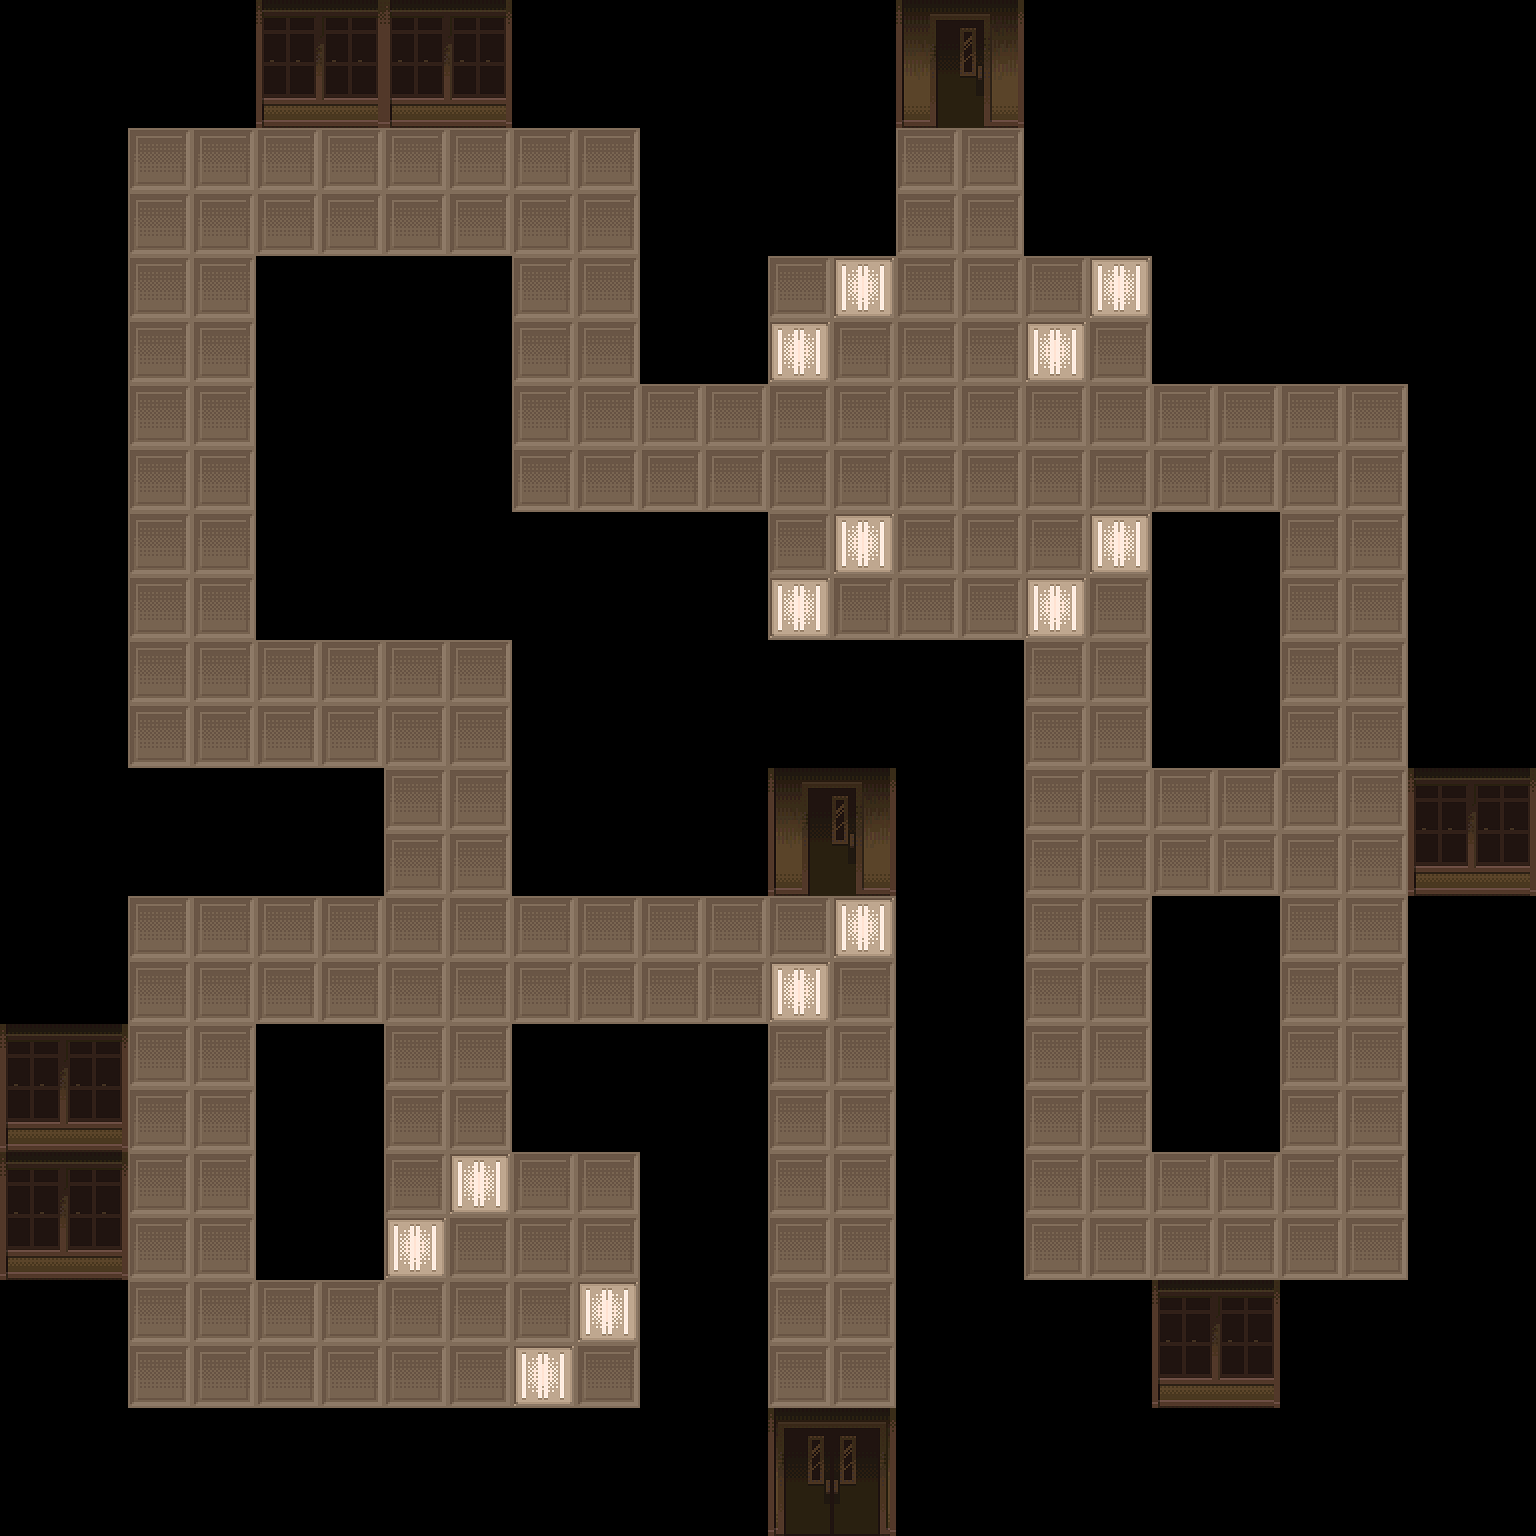

Below is a game level as drawn by its tile map, then a one-line description and the .tmx file that defines it, in full:
An orthogonal 12x12 tile map with 128x128 px tiles, 3 tile layers (Floor, Ceiling, Walls) and 11 objects (3x Spawn, 2x ActivateNorth, Enter).

<map version="1.8" tiledversion="1.8.4" orientation="orthogonal" renderorder="right-down" width="12" height="12" tilewidth="128" tileheight="128" infinite="0" nextlayerid="8" nextobjectid="16">
 <properties>
  <property name="AmbientLight" type="float" value="0.2" />
  <property name="Name" value="School Foyer" />
  <property name="Wall" value="PlainFoyerWall" />
 </properties>
 <tileset firstgid="1" source="Walls.tsx" />
 <layer id="1" name="Floor" width="12" height="12">
  <data encoding="csv">
0,0,0,0,0,0,0,0,0,0,0,0,
0,2,2,2,2,0,0,2,0,0,0,0,
0,2,0,0,2,0,2,2,2,0,0,0,
0,2,0,0,2,2,2,2,2,2,2,0,
0,2,0,0,0,0,2,2,2,0,2,0,
0,2,2,2,0,0,0,0,2,0,2,0,
0,0,0,2,0,0,0,0,2,2,2,0,
0,2,2,2,2,2,2,0,2,0,2,0,
0,2,0,2,0,0,2,0,2,0,2,0,
0,2,0,2,2,0,2,0,2,2,2,0,
0,2,2,2,2,0,2,0,0,0,0,0,
0,0,0,0,0,0,0,0,0,0,0,0
</data>
 </layer>
 <layer id="3" name="Ceiling" width="12" height="12">
  <data encoding="csv">
0,0,0,0,0,0,0,0,0,0,0,0,
0,11,11,11,11,0,0,11,0,0,0,0,
0,11,0,0,11,0,9,11,9,0,0,0,
0,11,0,0,11,11,11,11,11,11,11,0,
0,11,0,0,0,0,9,11,9,0,11,0,
0,11,11,11,0,0,0,0,11,0,11,0,
0,0,0,11,0,0,0,0,11,11,11,0,
0,11,11,11,11,11,9,0,11,0,11,0,
0,11,0,11,0,0,11,0,11,0,11,0,
0,11,0,9,11,0,11,0,11,11,11,0,
0,11,11,11,9,0,11,0,0,0,0,0,
0,0,0,0,0,0,0,0,0,0,0,0
</data>
 </layer>
 <layer id="4" name="Walls" width="12" height="12">
  <data encoding="csv">
0,0,14,14,0,0,0,7,0,0,0,0,
0,0,0,0,0,0,0,0,0,0,0,0,
0,0,0,0,0,0,0,0,0,0,0,0,
0,0,0,0,0,0,0,0,0,0,0,0,
0,0,0,0,0,0,0,0,0,0,0,0,
0,0,0,0,0,0,0,0,0,0,0,0,
0,0,0,0,0,0,7,0,0,0,0,14,
0,0,0,0,0,0,0,0,0,0,0,0,
14,0,0,0,0,0,0,0,0,0,0,0,
14,0,0,0,0,0,0,0,0,0,0,0,
0,0,0,0,0,0,0,0,0,14,0,0,
0,0,0,0,0,0,8,0,0,0,0,0
</data>
 </layer>
 <objectgroup id="2" name="Spawns">
  <object id="1" name="Default" type="Spawn" x="768" y="1280" width="128" height="128">
   <properties>
    <property name="Direction" value="North" />
   </properties>
  </object>
  <object id="4" name="FromFoundry" type="Spawn" x="768" y="896" width="128" height="128">
   <properties>
    <property name="Direction" value="South" />
   </properties>
  </object>
  <object id="5" name="FromOffice" type="Spawn" x="896" y="128" width="128" height="128">
   <properties>
    <property name="Direction" value="South" />
   </properties>
  </object>
 </objectgroup>
 <objectgroup id="5" name="Events">
  <object id="6" name="Door to Foundry" type="ActivateNorth" x="768" y="768" width="128" height="128">
   <properties>
    <property name="Script" value="ChangeMap Foundry FromSchool" />
   </properties>
  </object>
  <object id="7" name="Door to Office" type="ActivateNorth" x="896" y="0" width="128" height="128">
   <properties>
    <property name="Script" value="ChangeMap Office FromSchool" />
   </properties>
  </object>
  <object id="15" name="Intro" type="Enter" x="769" y="1027" width="128" height="128">
   <properties>
    <property name="DisableIf" value="PADirections" />
    <property name="Script">SetWaypoint 2 1
Conversation PADirections
SetFlag PADirections True
DisableEvent</property>
   </properties>
  </object>
 </objectgroup>
 <objectgroup id="6" name="Lighting">
  <object id="9" x="768" y="256" width="384" height="384" />
  <object id="10" x="384" y="1152" width="256" height="256" />
  <object id="14" x="768" y="896" width="128" height="128" />
 </objectgroup>
 <objectgroup id="7" name="Walls">
  <object id="8" gid="10" x="736" y="1120" width="64" height="64" />
  <object id="11" gid="10" x="544" y="928" width="64" height="64" />
 </objectgroup>
</map>
